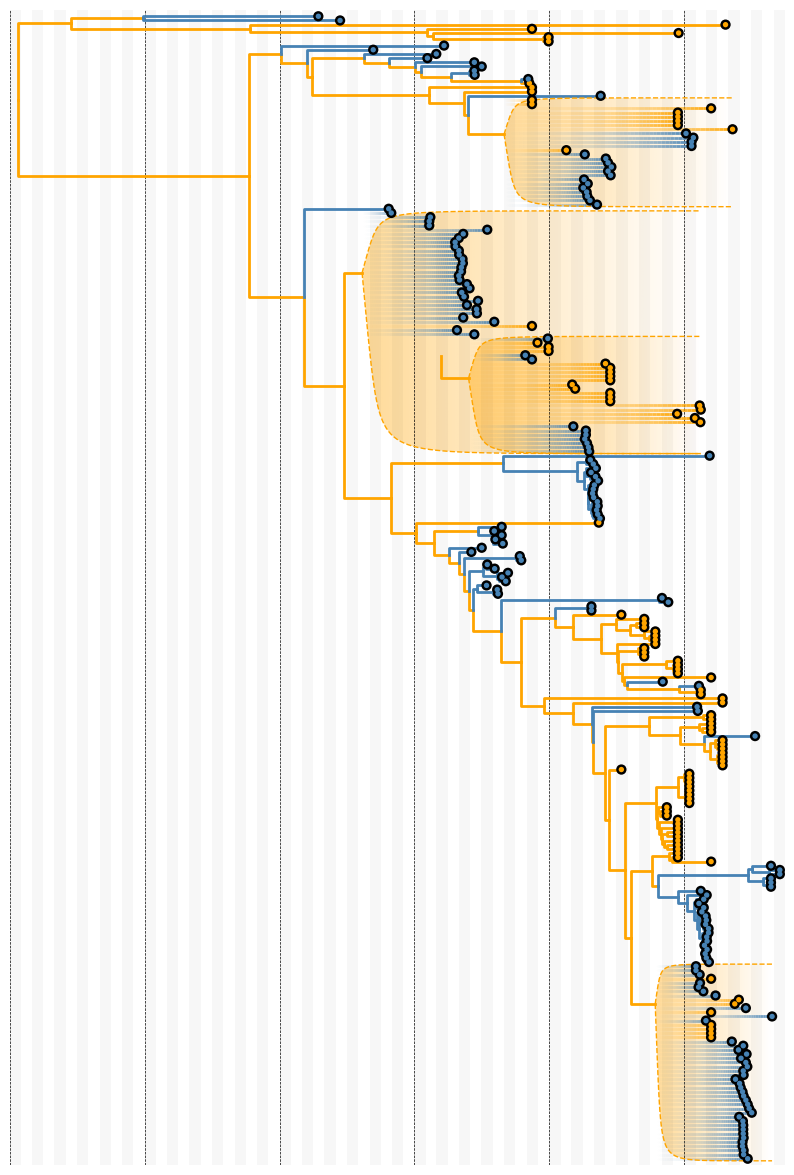

This chart was generated by the following Python code:
import baltic as bt
from baltic.curonia import plot_gradient_clade_tree
from baltic import bt_utils

import matplotlib as mpl
from matplotlib import pyplot as plt
from matplotlib.gridspec import GridSpec

mpl.use("Agg")

#################
ll=bt.io.load_nexus('MERS.mcc.tree', 'time') ## treeFile here can alternatively be a path to a local file
ll.treeStats() ## report stats about tree

ll.sort_branches()
############

fig = plt.figure(figsize=(10, 15), facecolor='w')
gs = GridSpec(1, 1)
ax = plt.subplot(gs[0])

chooseClades = lambda k: k.is_node() and k!=ll.root and all([ch.is_node() for ch in k.children]) and all([10 <= len(ch.leaves) <= 40 for ch in k.children]) ## internal nodes that aren't root with nodes as children with each having between 10 and 40 descendant tips
colourFxn = lambda k: 'orange' if k.traits['type'] == 'c' else 'steelblue'
designatedClades = ll.get_internal(chooseClades)

plot_gradient_clade_tree(ax=ax, tree=ll, designatedNodes=designatedClades, colourFxn=colourFxn, tipLen=1.0, treeKwargs={'width': 2}, cladeBranchKwargs={'lw': 2}, outline=True, outlineKwargs={'ls': '--', 'lw': 1})

ll.plot_points(ax, pointSize=15, colourFxn=colourFxn)

##########
calendarTimeline = bt_utils.generate_calendar_timeline('2010-01-01', '2015-10-01', spacing='yearly')
bt_utils.format_time_grid(ax, calendarTimeline, outputFmtFxn=lambda d: bt_utils.convert_date_format(d, '%Y-%m-%d', '%Y'))

calendarTimeline = bt_utils.generate_calendar_timeline('2010-01-01', '2015-10-01', spacing='monthly')
bt_utils.plot_time_grid(ax, calendarTimeline, edgeColour='none', alpha=0.03, zorder=0)

bt_utils.clean_axes(ax)
ax.tick_params(axis='x', labelsize=22)

[ax.axvline(yr, color = 'k', ls = '--', lw = 0.5, zorder = 0) for yr in range(2010, 2016)] ## add lines for years

ax.set_xlim(bt_utils.calendar_to_decimal_date('2010-01-01'), bt_utils.calendar_to_decimal_date('2015-10-01'))
ax.set_ylim(-1, ll.ySpan+1)

plt.savefig('gradient-clade.png', bbox_inches='tight')